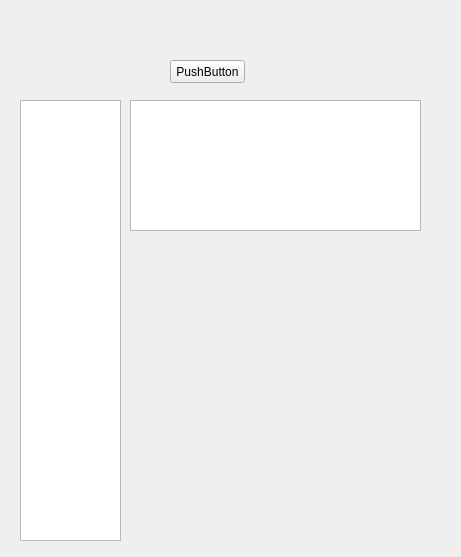
<?xml version="1.0" encoding="UTF-8"?>
<ui version="4.0">
 <class>Form</class>
 <widget class="QWidget" name="Form">
  <property name="geometry">
   <rect>
    <x>0</x>
    <y>0</y>
    <width>461</width>
    <height>557</height>
   </rect>
  </property>
  <property name="windowTitle">
   <string>Form</string>
  </property>
  <widget class="QPushButton" name="pushButton">
   <property name="geometry">
    <rect>
     <x>170</x>
     <y>60</y>
     <width>75</width>
     <height>23</height>
    </rect>
   </property>
   <property name="text">
    <string>PushButton</string>
   </property>
  </widget>
  <widget class="QTextEdit" name="textEdit">
   <property name="geometry">
    <rect>
     <x>130</x>
     <y>100</y>
     <width>291</width>
     <height>131</height>
    </rect>
   </property>
  </widget>
  <widget class="QListWidget" name="listWidget">
   <property name="geometry">
    <rect>
     <x>20</x>
     <y>100</y>
     <width>101</width>
     <height>441</height>
    </rect>
   </property>
  </widget>
 </widget>
 <resources/>
 <connections>
  <connection>
   <sender>pushButton</sender>
   <signal>clicked()</signal>
   <receiver>Form</receiver>
   <slot>hello()</slot>
   <hints>
    <hint type="sourcelabel">
     <x>187</x>
     <y>69</y>
    </hint>
    <hint type="destinationlabel">
     <x>188</x>
     <y>96</y>
    </hint>
   </hints>
  </connection>
  <connection>
   <sender>listWidget</sender>
   <signal>itemSelectionChanged()</signal>
   <receiver>Form</receiver>
   <slot>selectCode()</slot>
   <hints>
    <hint type="sourcelabel">
     <x>86</x>
     <y>378</y>
    </hint>
    <hint type="destinationlabel">
     <x>191</x>
     <y>378</y>
    </hint>
   </hints>
  </connection>
 </connections>
 <slots>
  <slot>hello()</slot>
  <slot>selectCode()</slot>
 </slots>
</ui>
